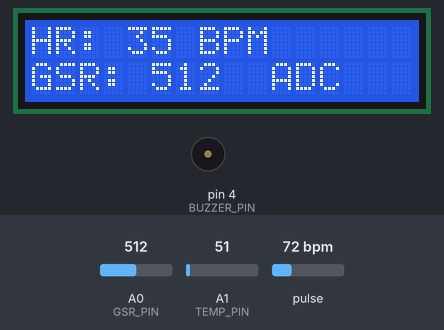
A sketch run on a simulated Arduino Uno, built with avr-gcc and run on an emulated ATmega328P. Parts: 16×2 character LCD, buzzer (waves = sounding). The inputs (shaded band) are chosen by the test bench; at power-on: A0 (GSR_PIN) = 512, pulse 72 bpm, A1 (TEMP_PIN) = 51. What the sketch prints to the serial monitor is not drawn.

Above: at 1.78 s.
1.8 s: A0 (GSR_PIN) set to 991
At 3.1 s:
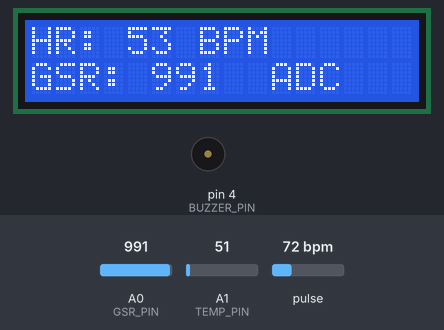
4.8 s: A0 (GSR_PIN) set to 1017
At 7.1 s:
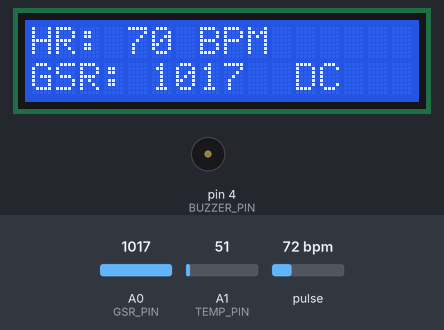
7.3 s: pulse set to 42 bpm
At 8.9 s:
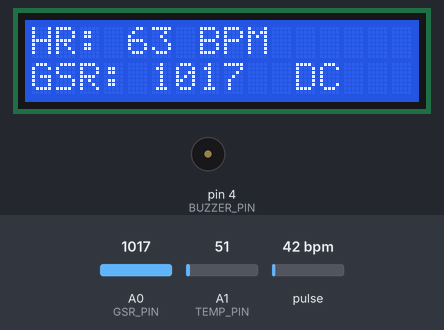
9.7 s: pulse set to 130 bpm
At 10.36 s:
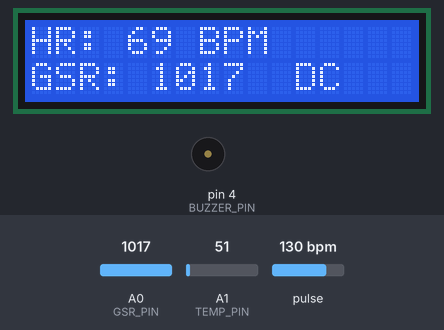
11.6 s: pulse set to 70 bpm
At 12.7 s:
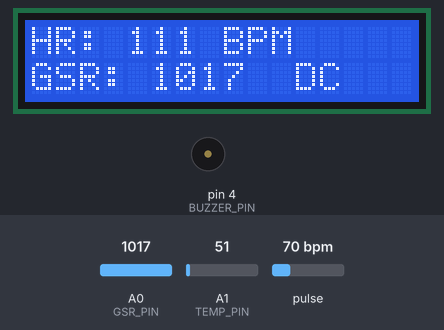
13.9 s: A0 (GSR_PIN) set to 1023
At 14.9 s:
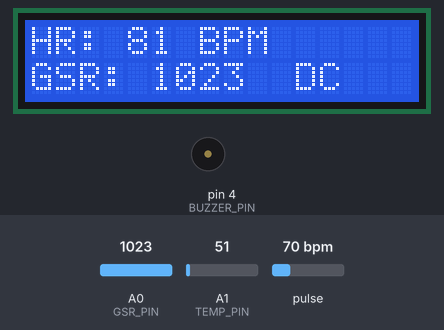
Timing chart, 0 to 16.4 s (numbered marks = the images above; inputs shaded):
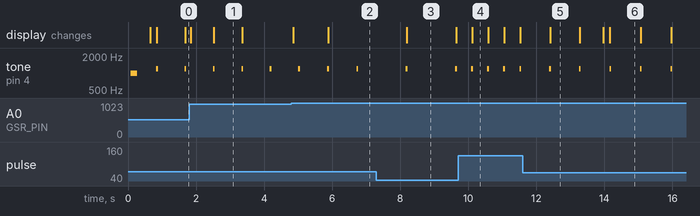

The sketch:

SMIW.ino
```cpp
#include <Wire.h>
#include <LiquidCrystal_I2C.h>
#include "MAX30105.h"
#include "heartRate.h"

#define BUZZER_PIN 4
#define GSR_PIN    A0
#define TEMP_PIN   A1

#define IR_FINGER_THRESHOLD 50000UL

MAX30105 particleSensor;
LiquidCrystal_I2C lcd(0x27, 16, 2);

// rolling average for BPM smoothing
const byte BPM_BUF_SIZE = 4;
byte bpmBuffer[BPM_BUF_SIZE];
byte bpmIndex = 0;
long lastBeatMs = 0;
float bpm = 0;
int bpmAvg = 0;

int gsrValue = 0;
float tempC = 0.0;
unsigned long lastTempMs = 0;

bool fingerWasPresent = false;

void setup() {
  Serial.begin(115200);
  pinMode(BUZZER_PIN, OUTPUT);

  lcd.init();
  lcd.backlight();
  lcd.clear();
  lcd.print("Starting...");

  if (!particleSensor.begin(Wire, I2C_SPEED_FAST)) {
    lcd.setCursor(0, 1);
    lcd.print("MAX30105 error!");
    while (1);
  }

  particleSensor.setup();
  particleSensor.setPulseAmplitudeRed(0x0A);
  particleSensor.setPulseAmplitudeGreen(0);

  tone(BUZZER_PIN, 1000, 200);
  delay(500);

  lcd.clear();
  lcd.setCursor(0, 1);
  lcd.print("GSR:      ADC");
}

void loop() {
  long irValue = particleSensor.getIR();
  bool fingerPresent = (irValue > IR_FINGER_THRESHOLD);

  // GSR: average a few samples to reduce noise
  long gsrSum = 0;
  for (int i = 0; i < 5; i++) {
    gsrSum += analogRead(GSR_PIN);
    delay(2);
  }
  gsrValue = gsrSum / 5;

  // LM35: 10mV/°C, Vref = 5V -> factor 0.48828
  if (millis() - lastTempMs > 200) {
    tempC = analogRead(TEMP_PIN) * 0.48828125;
    lastTempMs = millis();
  }

  // clear line 0 when switching modes
  if (fingerPresent != fingerWasPresent) {
    lcd.setCursor(0, 0);
    lcd.print("                ");
    fingerWasPresent = fingerPresent;
  }

  if (fingerPresent) {
    if (checkForBeat(irValue)) {
      tone(BUZZER_PIN, 1200, 50);

      long delta = millis() - lastBeatMs;
      lastBeatMs = millis();
      bpm = 60 / (delta / 1000.0);

      if (bpm > 20 && bpm < 255) {
        bpmBuffer[bpmIndex++] = (byte)bpm;
        bpmIndex %= BPM_BUF_SIZE;

        bpmAvg = 0;
        for (byte i = 0; i < BPM_BUF_SIZE; i++) bpmAvg += bpmBuffer[i];
        bpmAvg /= BPM_BUF_SIZE;
      }
    }

    lcd.setCursor(0, 0);
    lcd.print("HR: ");
    lcd.print(bpmAvg > 0 ? bpmAvg : 0);
    lcd.print(" BPM    ");

  } else {
    bpmAvg = 0;
    noTone(BUZZER_PIN);

    lcd.setCursor(0, 0);
    lcd.print("Temp: ");
    lcd.print(tempC, 1);
    lcd.print((char)223); // degree symbol
    lcd.print("C   ");
  }

  lcd.setCursor(5, 1);
  lcd.print(gsrValue);
  lcd.print("  ");

  Serial.print("IR=");    Serial.print(irValue);
  Serial.print(" BPM=");  Serial.print(bpmAvg);
  Serial.print(" Temp="); Serial.print(tempC);
  Serial.print(" GSR=");  Serial.println(gsrValue);
}
```

Measured:
- the behaviour switches between 999 and 1000 on A0 (GSR_PIN) (found by bisection; images 1 and 2)
- after the input at 4.8 s, the display: first changes after 0.06 s (image 2 shows a later state)
- after the input at 7.3 s, tone on pin 4 (BUZZER_PIN): alternates 1200 Hz for 0.05 s and silent for 1.4 s, starting after 0.87 s; the display: changes after 0.89 s (image 3)
- after the input at 9.7 s, the display: changes after 0.41 s (image 4)
- after the input at 11.6 s, tone on pin 4 (BUZZER_PIN): alternates 1200 Hz for 0.05 s and silent for 0.82 s, starting after 0.79 s
- by itself, tone on pin 4 (BUZZER_PIN): alternates 1200 Hz for 0.05 s and silent for 0.78 s
- what the display in image 1 shows lasts 0.9 s, from 2.5 s to 3.4 s
